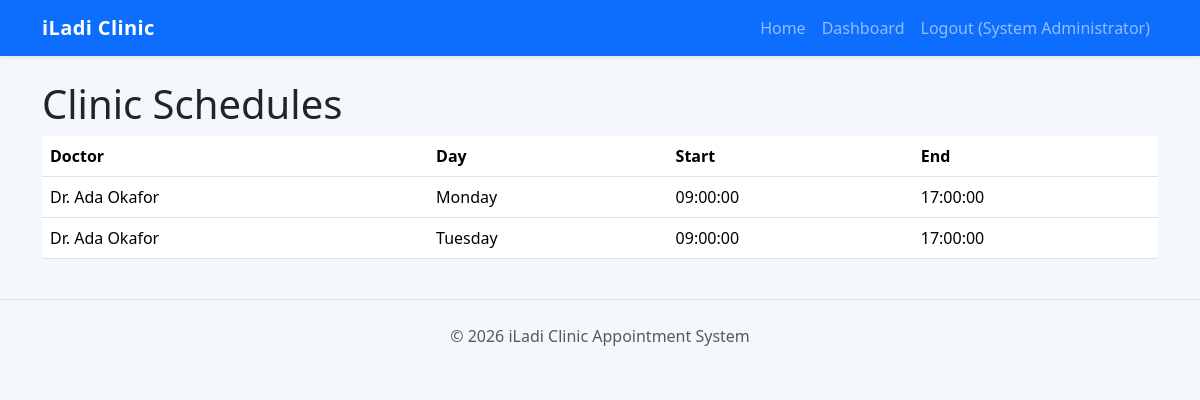
/admin/schedules.php (signed in), run on the app's committed database.
### tables this page shows
CREATE TABLE clinic_schedule (
  id INT AUTO_INCREMENT PRIMARY KEY,
  doctor_id INT NOT NULL,
  day VARCHAR(20) NOT NULL,
  start_time TIME NOT NULL,
  end_time TIME NOT NULL,
  FOREIGN KEY (doctor_id) REFERENCES doctors(id) ON DELETE CASCADE
);

CREATE TABLE users (
  id INT AUTO_INCREMENT PRIMARY KEY,
  name VARCHAR(120) NOT NULL,
  email VARCHAR(160) NOT NULL UNIQUE,
  password VARCHAR(255) NOT NULL,
  role ENUM('administrator','doctor','receptionist','patient') NOT NULL,
  created_at TIMESTAMP DEFAULT CURRENT_TIMESTAMP
);

### config/database.php (called while the page is built, shortened)
<?php
final class Database
{
    public static function connection(): PDO
    {
        $dsn = sprintf('mysql:host=%s;dbname=%s;charset=%s', self::HOST, self::DB, self::CHARSET);
        $pdo = new PDO($dsn, self::USER, self::PASS, [
            PDO::ATTR_ERRMODE => PDO::ERRMODE_EXCEPTION,
            PDO::ATTR_DEFAULT_FETCH_MODE => PDO::FETCH_ASSOC,
            PDO::ATTR_EMULATE_PREPARES => false,
        ]);
        return $pdo;
    }
}

### includes/helpers.php (called while the page is built, shortened)
<?php
function e(?string $value): string
{
    return htmlspecialchars($value ?? '', ENT_QUOTES, 'UTF-8');
}

### admin/schedules.php (the view)
<?php $pageTitle='Clinic Schedules'; include __DIR__.'/../includes/header.php'; require_login('administrator'); $rows=Database::connection()->query('SELECT cs.*, u.name doctor_name FROM clinic_schedule cs JOIN doctors d ON d.id=cs.doctor_id JOIN users u ON u.id=d.user_id')->fetchAll(); ?><h1>Clinic Schedules</h1><table class="table"><tr><th>Doctor</th><th>Day</th><th>Start</th><th>End</th></tr><?php foreach($rows as $r): ?><tr><td><?= e($r['doctor_name']) ?></td><td><?= e($r['day']) ?></td><td><?= e($r['start_time']) ?></td><td><?= e($r['end_time']) ?></td></tr><?php endforeach; ?></table><?php include __DIR__.'/../includes/footer.php'; ?>

### assets/css/app.css (style rules this page uses)
:root { --clinic-primary:#0d6efd;--clinic-accent:#20c997 }
body { background:#f4f7fb }

### data on the page
clinic_schedule: users.name "Dr. Ada Okafor", day "Monday", start_time "09:00:00", end_time "17:00:00"
clinic_schedule: users.name "Dr. Ada Okafor", day "Tuesday", start_time "09:00:00", end_time "17:00:00"

### other printed values
$user['name'] "System Administrator"
